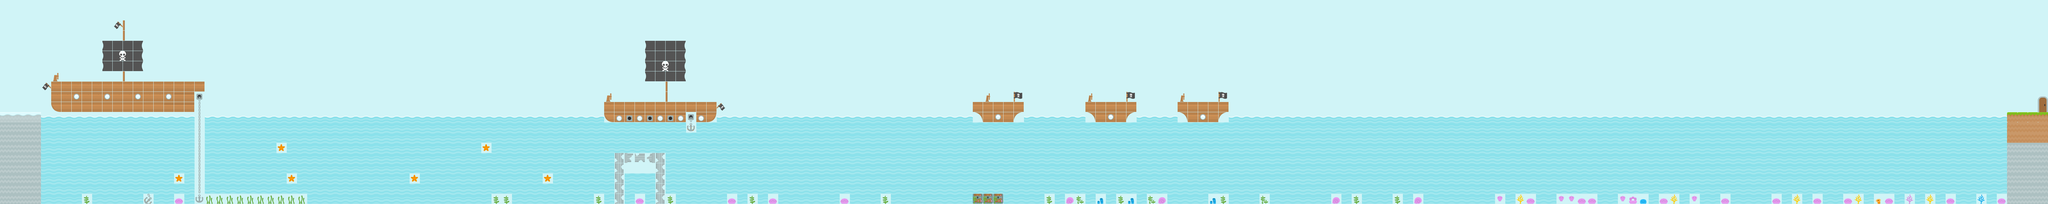

The image is a tile-based game level rendered from a .tmx file. Its description and source (layers, tilesets, objects; grid data summarised) follow:
An orthogonal 200x20 tile map with 35x35 px tiles, 2 tile layers (sky, collision), 2 tilesets.

<map version="1.0" tiledversion="1.0.1" orientation="orthogonal" renderorder="right-down" width="200" height="20" tilewidth="35" tileheight="35" nextobjectid="1">
 <tileset firstgid="1" name="nautical_spritesheet" tilewidth="35" tileheight="35" spacing="1" margin="1" tilecount="392" columns="14">
  <image source="../spritesheets/nautical_spritesheet.png" trans="ff00ff" width="512" height="1024" />
 </tileset>
 <tileset firstgid="393" name="tiles_spritesheet_level1" tilewidth="35" tileheight="35" spacing="1" tilecount="168" columns="12">
  <image source="../spritesheets/tiles_spritesheet_level1.png" width="457" height="503" />
  <terraintypes>
   <terrain name="New Terrain" tile="-1" />
  </terraintypes>
 </tileset>
 <layer name="sky" width="200" height="20">
  <data>[4000 cells, 4000 non-empty, 1 distinct tile ids]</data>
 </layer>
 <layer name="collision" width="200" height="20">
  <properties>
   <property name="collision" value="true" />
  </properties>
  <data>[4000 cells, 1914 non-empty, 54 distinct tile ids]</data>
 </layer>
</map>